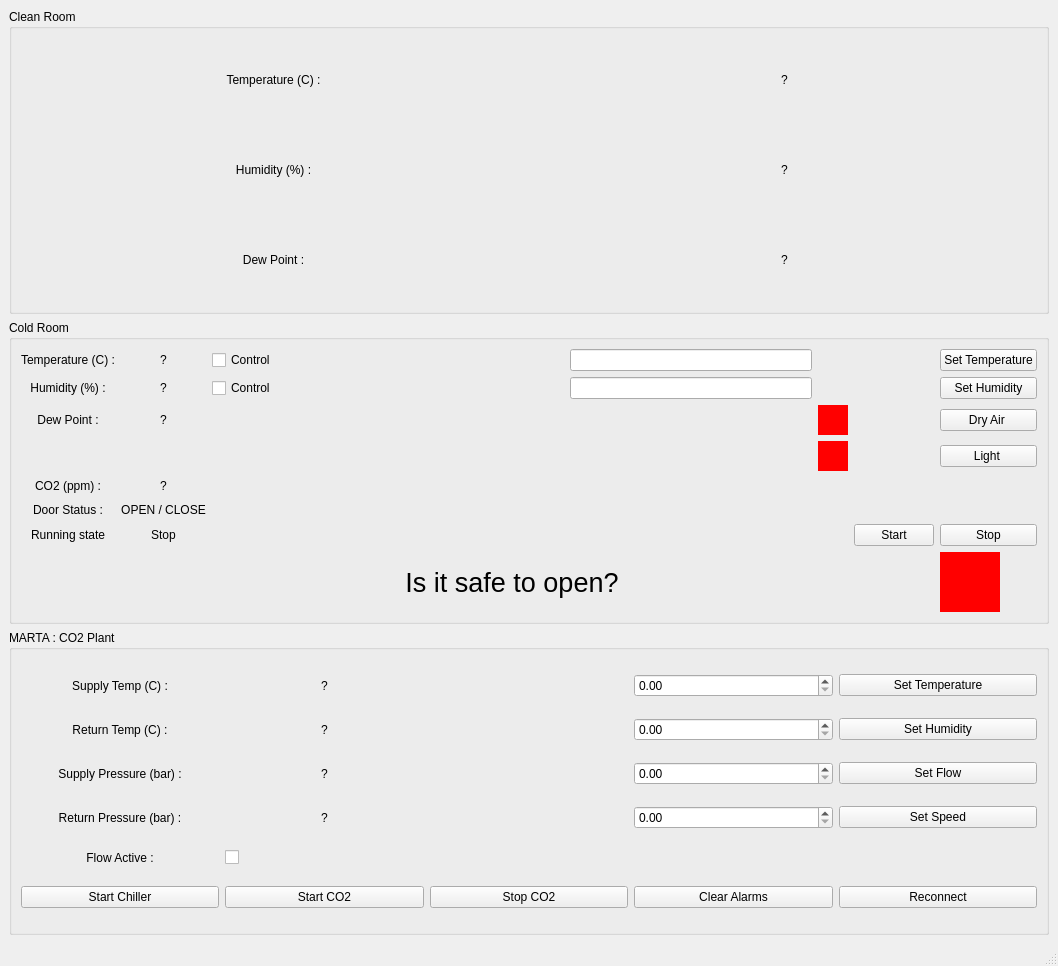
<?xml version="1.0" encoding="UTF-8"?>
<ui version="4.0">
 <class>MainWindow</class>
 <widget class="QMainWindow" name="MainWindow">
  <property name="geometry">
   <rect>
    <x>0</x>
    <y>0</y>
    <width>1058</width>
    <height>966</height>
   </rect>
  </property>
  <property name="windowTitle">
   <string>MainWindow</string>
  </property>
  <widget class="QWidget" name="centralwidget">
   <layout class="QGridLayout" name="gridLayout_2">
    <item row="2" column="0">
     <widget class="QGroupBox" name="groupBox_3">
      <property name="title">
       <string>MARTA : CO2 Plant</string>
      </property>
      <layout class="QGridLayout" name="gridLayout_3">
       <item row="0" column="0">
        <widget class="QLabel" name="marta_temp_supply_label">
         <property name="text">
          <string>Supply Temp (C) :</string>
         </property>
         <property name="alignment">
          <set>Qt::AlignCenter</set>
         </property>
        </widget>
       </item>
       <item row="0" column="1">
        <widget class="QLabel" name="marta_temp_supply_value_label">
         <property name="text">
          <string>?</string>
         </property>
         <property name="alignment">
          <set>Qt::AlignCenter</set>
         </property>
        </widget>
       </item>
       <item row="0" column="3">
        <widget class="QDoubleSpinBox" name="marta_temp_spinbox"/>
       </item>
       <item row="0" column="4">
        <widget class="QPushButton" name="marta_temp_set_PB">
         <property name="text">
          <string>Set Temperature</string>
         </property>
        </widget>
       </item>
       <item row="1" column="0">
        <widget class="QLabel" name="marta_temp_return_label">
         <property name="text">
          <string>Return Temp (C) :</string>
         </property>
         <property name="alignment">
          <set>Qt::AlignCenter</set>
         </property>
        </widget>
       </item>
       <item row="1" column="1">
        <widget class="QLabel" name="marta_temp_return_value_label">
         <property name="text">
          <string>?</string>
         </property>
         <property name="alignment">
          <set>Qt::AlignCenter</set>
         </property>
        </widget>
       </item>
       <item row="1" column="3">
        <widget class="QDoubleSpinBox" name="marta_humidity_spinbox"/>
       </item>
       <item row="1" column="4">
        <widget class="QPushButton" name="marta_humidity_set_PB">
         <property name="text">
          <string>Set Humidity</string>
         </property>
        </widget>
       </item>
       <item row="2" column="0">
        <widget class="QLabel" name="marta_pressure_supply_label">
         <property name="text">
          <string>Supply Pressure (bar) :</string>
         </property>
         <property name="alignment">
          <set>Qt::AlignCenter</set>
         </property>
        </widget>
       </item>
       <item row="2" column="1">
        <widget class="QLabel" name="marta_pressure_supply_value_label">
         <property name="text">
          <string>?</string>
         </property>
         <property name="alignment">
          <set>Qt::AlignCenter</set>
         </property>
        </widget>
       </item>
       <item row="2" column="3">
        <widget class="QDoubleSpinBox" name="marta_flow_spinbox"/>
       </item>
       <item row="2" column="4">
        <widget class="QPushButton" name="marta_flow_set_PB">
         <property name="text">
          <string>Set Flow</string>
         </property>
        </widget>
       </item>
       <item row="3" column="0">
        <widget class="QLabel" name="marta_pressure_return_label">
         <property name="text">
          <string>Return Pressure (bar) :</string>
         </property>
         <property name="alignment">
          <set>Qt::AlignCenter</set>
         </property>
        </widget>
       </item>
       <item row="3" column="1">
        <widget class="QLabel" name="marta_pressure_return_value_label">
         <property name="text">
          <string>?</string>
         </property>
         <property name="alignment">
          <set>Qt::AlignCenter</set>
         </property>
        </widget>
       </item>
       <item row="3" column="3">
        <widget class="QDoubleSpinBox" name="marta_speed_spinbox"/>
       </item>
       <item row="3" column="4">
        <widget class="QPushButton" name="marta_speed_set_PB">
         <property name="text">
          <string>Set Speed</string>
         </property>
        </widget>
       </item>
       <item row="4" column="0">
        <widget class="QLabel" name="marta_flow_label">
         <property name="text">
          <string>Flow Active :</string>
         </property>
         <property name="alignment">
          <set>Qt::AlignCenter</set>
         </property>
        </widget>
       </item>
       <item row="4" column="1">
        <widget class="QCheckBox" name="marta_flow_active_CB">
         <property name="text">
          <string/>
         </property>
        </widget>
       </item>
       <item row="5" column="0">
        <widget class="QPushButton" name="marta_chiller_start_PB">
         <property name="text">
          <string>Start Chiller</string>
         </property>
        </widget>
       </item>
       <item row="5" column="1">
        <widget class="QPushButton" name="marta_co2_start_PB">
         <property name="text">
          <string>Start CO2</string>
         </property>
        </widget>
       </item>
       <item row="5" column="2">
        <widget class="QPushButton" name="marta_co2_stop_PB">
         <property name="text">
          <string>Stop CO2</string>
         </property>
        </widget>
       </item>
       <item row="5" column="3">
        <widget class="QPushButton" name="marta_alarms_clear_PB">
         <property name="text">
          <string>Clear Alarms</string>
         </property>
        </widget>
       </item>
       <item row="5" column="4">
        <widget class="QPushButton" name="marta_reconnect_PB">
         <property name="text">
          <string>Reconnect</string>
         </property>
        </widget>
       </item>
      </layout>
     </widget>
    </item>
    <item row="0" column="0">
     <widget class="QGroupBox" name="groupBox">
      <property name="title">
       <string>Clean Room</string>
      </property>
      <layout class="QGridLayout" name="gridLayout_5">
       <item row="0" column="0">
        <layout class="QGridLayout" name="gridLayout_4">
         <item row="1" column="1">
          <widget class="QLabel" name="cleanroom_humidity_value_label">
           <property name="text">
            <string>?</string>
           </property>
           <property name="alignment">
            <set>Qt::AlignCenter</set>
           </property>
          </widget>
         </item>
         <item row="0" column="1">
          <widget class="QLabel" name="cleanroom_temp_value_label">
           <property name="text">
            <string>?</string>
           </property>
           <property name="alignment">
            <set>Qt::AlignCenter</set>
           </property>
          </widget>
         </item>
         <item row="2" column="1">
          <widget class="QLabel" name="cleanroom_dewpoint_value_label">
           <property name="text">
            <string>?</string>
           </property>
           <property name="alignment">
            <set>Qt::AlignCenter</set>
           </property>
          </widget>
         </item>
         <item row="1" column="0">
          <widget class="QLabel" name="cleanroom_humidity_label">
           <property name="text">
            <string>Humidity (%) :</string>
           </property>
           <property name="alignment">
            <set>Qt::AlignCenter</set>
           </property>
          </widget>
         </item>
         <item row="0" column="0">
          <widget class="QLabel" name="cleanroom_temp_label">
           <property name="text">
            <string>Temperature (C) :</string>
           </property>
           <property name="alignment">
            <set>Qt::AlignCenter</set>
           </property>
          </widget>
         </item>
         <item row="2" column="0">
          <widget class="QLabel" name="cleanroom_dewpoint_label">
           <property name="text">
            <string>Dew Point :</string>
           </property>
           <property name="alignment">
            <set>Qt::AlignCenter</set>
           </property>
          </widget>
         </item>
        </layout>
       </item>
      </layout>
     </widget>
    </item>
    <item row="1" column="0">
     <widget class="QGroupBox" name="groupBox_2">
      <property name="title">
       <string>Cold Room</string>
      </property>
      <layout class="QGridLayout" name="gridLayout">
       <item row="0" column="0">
        <widget class="QLabel" name="coldroom_temp_label">
         <property name="text">
          <string>Temperature (C) :</string>
         </property>
         <property name="alignment">
          <set>Qt::AlignCenter</set>
         </property>
        </widget>
       </item>
       <item row="0" column="1">
        <widget class="QLabel" name="coldroom_temp_value_label">
         <property name="text">
          <string>?</string>
         </property>
         <property name="alignment">
          <set>Qt::AlignCenter</set>
         </property>
        </widget>
       </item>
       <item row="0" column="2">
        <widget class="QCheckBox" name="coldroom_temp_ctrl_CB">
         <property name="text">
          <string>Control</string>
         </property>
         <property name="tristate">
          <bool>false</bool>
         </property>
        </widget>
       </item>
       <item row="0" column="3">
        <spacer name="horizontalSpacer_2">
         <property name="orientation">
          <enum>Qt::Horizontal</enum>
         </property>
         <property name="sizeHint" stdset="0">
          <size>
           <width>282</width>
           <height>20</height>
          </size>
         </property>
        </spacer>
       </item>
       <item row="0" column="4">
        <widget class="QLineEdit" name="coldroom_temp_LE"/>
       </item>
       <item row="0" column="7">
        <widget class="QPushButton" name="coldroom_temp_set_PB">
         <property name="text">
          <string>Set Temperature</string>
         </property>
        </widget>
       </item>
       <item row="1" column="0">
        <widget class="QLabel" name="coldroom_humidity_label">
         <property name="text">
          <string>Humidity (%) :</string>
         </property>
         <property name="alignment">
          <set>Qt::AlignCenter</set>
         </property>
        </widget>
       </item>
       <item row="1" column="1">
        <widget class="QLabel" name="coldroom_humidity_value_label">
         <property name="text">
          <string>?</string>
         </property>
         <property name="alignment">
          <set>Qt::AlignCenter</set>
         </property>
        </widget>
       </item>
       <item row="1" column="2">
        <widget class="QCheckBox" name="coldroom_humidity_ctrl_CB">
         <property name="text">
          <string>Control</string>
         </property>
        </widget>
       </item>
       <item row="1" column="3">
        <spacer name="horizontalSpacer">
         <property name="orientation">
          <enum>Qt::Horizontal</enum>
         </property>
         <property name="sizeHint" stdset="0">
          <size>
           <width>282</width>
           <height>20</height>
          </size>
         </property>
        </spacer>
       </item>
       <item row="1" column="4">
        <widget class="QLineEdit" name="coldroom_humidity_LE"/>
       </item>
       <item row="1" column="7">
        <widget class="QPushButton" name="coldroom_humidity_set_PB">
         <property name="text">
          <string>Set Humidity</string>
         </property>
        </widget>
       </item>
       <item row="2" column="0">
        <widget class="QLabel" name="coldroom_dewpoint_label">
         <property name="text">
          <string>Dew Point :</string>
         </property>
         <property name="alignment">
          <set>Qt::AlignCenter</set>
         </property>
        </widget>
       </item>
       <item row="2" column="1">
        <widget class="QLabel" name="coldroom_dewpoint_value_label">
         <property name="text">
          <string>?</string>
         </property>
         <property name="alignment">
          <set>Qt::AlignCenter</set>
         </property>
        </widget>
       </item>
       <item row="2" column="5">
        <widget class="QFrame" name="dryair_LED">
         <property name="minimumSize">
          <size>
           <width>30</width>
           <height>30</height>
          </size>
         </property>
         <property name="maximumSize">
          <size>
           <width>30</width>
           <height>30</height>
          </size>
         </property>
         <property name="styleSheet">
          <string notr="true">background-color: red;</string>
         </property>
         <property name="frameShape">
          <enum>QFrame::NoFrame</enum>
         </property>
         <property name="frameShadow">
          <enum>QFrame::Raised</enum>
         </property>
        </widget>
       </item>
       <item row="2" column="7">
        <widget class="QPushButton" name="coldroom_dry_toggle_PB">
         <property name="text">
          <string>Dry Air </string>
         </property>
        </widget>
       </item>
       <item row="3" column="5">
        <widget class="QFrame" name="light_LED">
         <property name="minimumSize">
          <size>
           <width>30</width>
           <height>30</height>
          </size>
         </property>
         <property name="maximumSize">
          <size>
           <width>30</width>
           <height>30</height>
          </size>
         </property>
         <property name="styleSheet">
          <string notr="true">background-color: red;</string>
         </property>
         <property name="frameShape">
          <enum>QFrame::NoFrame</enum>
         </property>
         <property name="frameShadow">
          <enum>QFrame::Raised</enum>
         </property>
        </widget>
       </item>
       <item row="3" column="7">
        <widget class="QPushButton" name="coldroom_light_toggle_PB">
         <property name="text">
          <string>Light </string>
         </property>
        </widget>
       </item>
       <item row="4" column="0">
        <widget class="QLabel" name="coldroom_co2_label">
         <property name="text">
          <string>CO2 (ppm) :</string>
         </property>
         <property name="alignment">
          <set>Qt::AlignCenter</set>
         </property>
        </widget>
       </item>
       <item row="4" column="1">
        <widget class="QLabel" name="coldroom_co2_value_label">
         <property name="text">
          <string>?</string>
         </property>
         <property name="alignment">
          <set>Qt::AlignCenter</set>
         </property>
        </widget>
       </item>
       <item row="5" column="0">
        <widget class="QLabel" name="coldroom_door_label">
         <property name="text">
          <string>Door Status :</string>
         </property>
         <property name="alignment">
          <set>Qt::AlignCenter</set>
         </property>
        </widget>
       </item>
       <item row="5" column="1">
        <widget class="QLabel" name="coldroom_door_state_label">
         <property name="text">
          <string>OPEN / CLOSE</string>
         </property>
         <property name="alignment">
          <set>Qt::AlignCenter</set>
         </property>
        </widget>
       </item>
       <item row="6" column="0">
        <widget class="QLabel" name="coldroom_runlabel">
         <property name="text">
          <string>Running state</string>
         </property>
         <property name="alignment">
          <set>Qt::AlignCenter</set>
         </property>
        </widget>
       </item>
       <item row="6" column="1">
        <widget class="QLabel" name="coldroom_run_state_label">
         <property name="text">
          <string>Stop</string>
         </property>
         <property name="alignment">
          <set>Qt::AlignCenter</set>
         </property>
        </widget>
       </item>
       <item row="6" column="6">
        <widget class="QPushButton" name="coldroom_run_start">
         <property name="text">
          <string>Start</string>
         </property>
        </widget>
       </item>
       <item row="6" column="7">
        <widget class="QPushButton" name="coldroom_run_stop">
         <property name="text">
          <string>Stop</string>
         </property>
        </widget>
       </item>
       <item row="7" column="2" colspan="3">
        <widget class="QLabel" name="coldroom_runlabel_2">
         <property name="font">
          <font>
           <pointsize>20</pointsize>
          </font>
         </property>
         <property name="text">
          <string>Is it safe to open?</string>
         </property>
         <property name="alignment">
          <set>Qt::AlignCenter</set>
         </property>
        </widget>
       </item>
       <item row="7" column="7">
        <widget class="QFrame" name="safe_to_open_LED">
         <property name="minimumSize">
          <size>
           <width>60</width>
           <height>60</height>
          </size>
         </property>
         <property name="maximumSize">
          <size>
           <width>60</width>
           <height>60</height>
          </size>
         </property>
         <property name="styleSheet">
          <string notr="true">background-color: red;</string>
         </property>
         <property name="frameShape">
          <enum>QFrame::NoFrame</enum>
         </property>
         <property name="frameShadow">
          <enum>QFrame::Raised</enum>
         </property>
        </widget>
       </item>
      </layout>
     </widget>
    </item>
   </layout>
  </widget>
  <widget class="QMenuBar" name="menubar">
   <property name="geometry">
    <rect>
     <x>0</x>
     <y>0</y>
     <width>1058</width>
     <height>21</height>
    </rect>
   </property>
  </widget>
  <widget class="QStatusBar" name="statusbar"/>
 </widget>
 <resources/>
 <connections/>
</ui>
